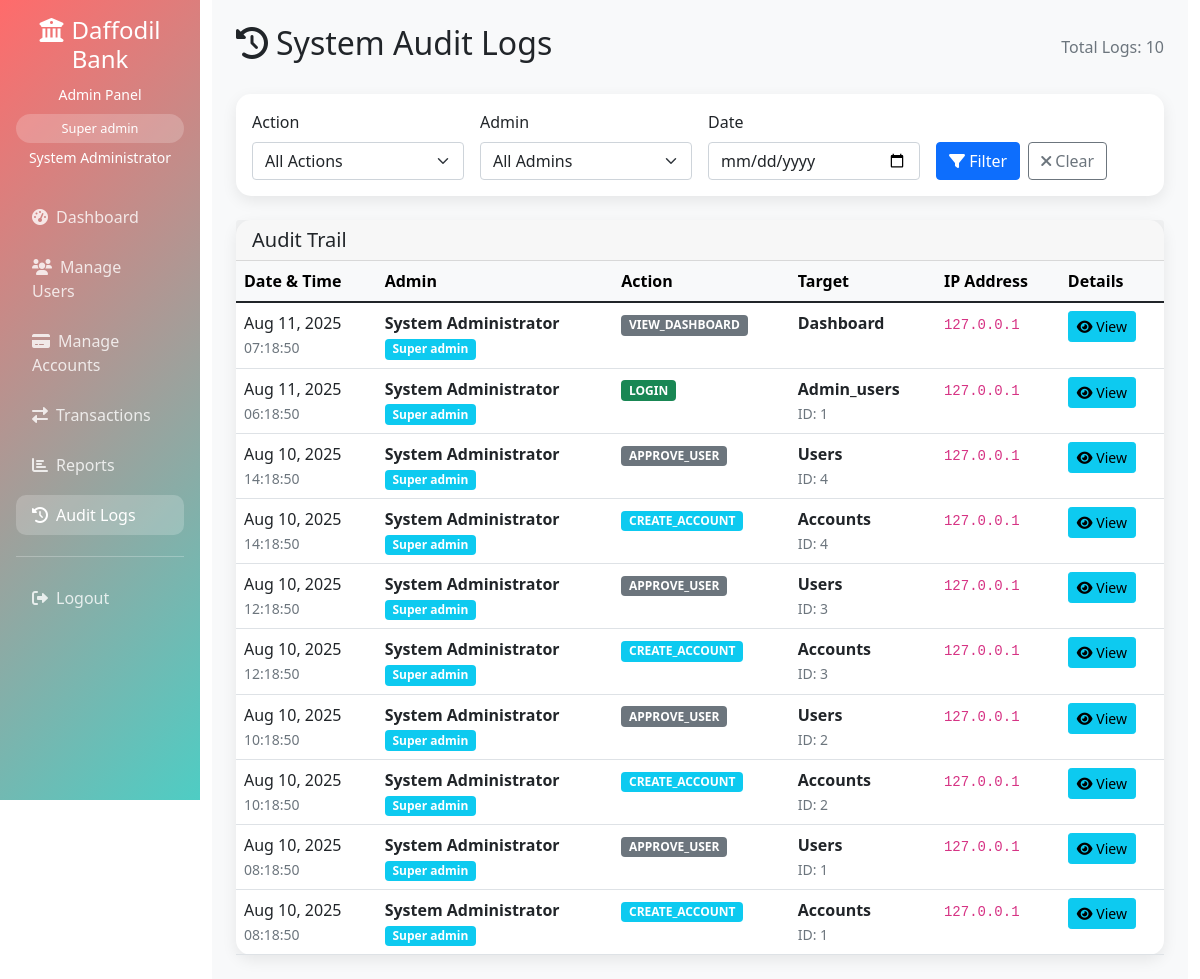
The page /admin/audit.php (signed in) on the database its author committed.
### tables this page shows
CREATE TABLE audit_logs (
    log_id INT PRIMARY KEY AUTO_INCREMENT,
    user_id INT,
    admin_id INT,
    action VARCHAR(100) NOT NULL,
    table_name VARCHAR(50),
    record_id INT,
    old_values JSON,
    new_values JSON,
    ip_address VARCHAR(45),
    created_at TIMESTAMP DEFAULT CURRENT_TIMESTAMP,
    FOREIGN KEY (user_id) REFERENCES users(user_id),
    FOREIGN KEY (admin_id) REFERENCES admin_users(admin_id)
);

### admin/audit.php (the view, shortened to what this page needs)
<?php
$database = new Database();
$db = $database->getConnection();
$action_filter = $_GET['action'] ?? 'all';
$admin_filter = $_GET['admin_id'] ?? 'all';
$date_filter = $_GET['date'] ?? '';
$page = isset($_GET['page']) ? (int)$_GET['page'] : 1;
$limit = 20;
$where_clause = "";
$offset = ($page - 1) * $limit;
try {
    $query = "SELECT al.*,
                     au.full_name as admin_name,
                     au.role as admin_role,
                     u.first_name,
                     u.last_name
              FROM audit_logs al
              LEFT JOIN admin_users au ON al.admin_id = au.admin_id
              LEFT JOIN users u ON al.user_id = u.user_id
              $where_clause
              ORDER BY al.created_at DESC
              LIMIT :limit OFFSET :offset";
    $stmt = $db->prepare($query);
    $stmt->bindValue(':limit', $limit, PDO::PARAM_INT);
    $stmt->bindValue(':offset', $offset, PDO::PARAM_INT);
    $stmt->execute();
    $audit_logs = $stmt->fetchAll(PDO::FETCH_ASSOC);
    $count_query = "SELECT COUNT(*) as total FROM audit_logs al $where_clause";
    $count_stmt = $db->prepare($count_query);
    $count_stmt->execute();
    $total_logs = $count_stmt->fetch(PDO::FETCH_ASSOC)['total'];
} catch(Exception $e) {
    $audit_logs = [];
    $total_logs = 0;
    $total_pages = 0;
}
?>
<!DOCTYPE html>
<html lang="en">
<head>
    <link href="../assets/css/bootstrap.min.css" rel="stylesheet">
    <link href="../assets/css/fontawesome.min.css" rel="stylesheet">
</head>
<body>
    <div class="container-fluid">
        <div class="row">
            <div class="col-md-3 col-lg-2 px-0">
                <div class="sidebar p-3">
                    <div class="text-center mb-4">
                        <h4><i class="fas fa-university me-2"></i>Daffodil Bank</h4>
                        <small>Admin Panel</small>
                        <div class="admin-role mt-2">
                            <?php echo ucfirst(str_replace('_', ' ', $_SESSION['admin_role'])); ?>
                        </div>
                        <small class="d-block mt-1"><?php echo htmlspecialchars($_SESSION['admin_name']); ?></small>
                    </div>
                    <nav class="nav flex-column">
                        <a class="nav-link" href="dashboard.php">
                            <i class="fas fa-tachometer-alt me-2"></i>Dashboard
                        </a>
                        <a class="nav-link" href="users.php">
                            <i class="fas fa-users me-2"></i>Manage Users
                        </a>
                        <a class="nav-link" href="accounts.php">
                            <i class="fas fa-credit-card me-2"></i>Manage Accounts
                        </a>
                        <a class="nav-link" href="transactions.php">
                            <i class="fas fa-exchange-alt me-2"></i>Transactions
                        </a>
                        <a class="nav-link" href="reports.php">
                            <i class="fas fa-chart-bar me-2"></i>Reports
                        </a>
                        <a class="nav-link active" href="audit.php">
                            <i class="fas fa-history me-2"></i>Audit Logs
                        </a>
                        <hr class="my-3">
                        <a class="nav-link" href="logout.php">
                            <i class="fas fa-sign-out-alt me-2"></i>Logout
                        </a>
                    </nav>
                </div>
            </div>
            <div class="col-md-9 col-lg-10">
                <div class="main-content p-4">
                    <div class="d-flex justify-content-between align-items-center mb-4">
                        <h2><i class="fas fa-history me-2"></i>System Audit Logs</h2>
                        <div class="text-muted">
                            Total Logs: <?php echo number_format($total_logs); ?>
                        </div>
                    </div>
                    <div class="card mb-4">
                        <div class="card-body">
                            <form method="GET" class="row g-3">
                                <div class="col-md-3">
                                    <label class="form-label">Action</label>
                                    <select name="action" class="form-select">
                                        <option value="all" <?php echo $action_filter == 'all' ? 'selected' : ''; ?>>All Actions</option>
                                    </select>
                                </div>
                                <div class="col-md-3">
                                    <label class="form-label">Admin</label>
                                    <select name="admin_id" class="form-select">
                                        <option value="all" <?php echo $admin_filter == 'all' ? 'selected' : ''; ?>>All Admins</option>
                                    </select>
                                </div>
                                <div class="col-md-3">
                                    <label class="form-label">Date</label>
                                    <input type="date" name="date" class="form-control" value="<?php echo htmlspecialchars($date_filter); ?>">
                                </div>
                                <div class="col-md-3 d-flex align-items-end">
                                    <button type="submit" class="btn btn-primary me-2">
                                        <i class="fas fa-filter"></i> Filter
                                    </button>
                                    <a href="audit.php" class="btn btn-outline-secondary">
                                        <i class="fas fa-times"></i> Clear
                                    </a>
                                </div>
                            </form>
                        </div>
                    </div>
                    <div class="card">
                        <div class="card-header">
                            <h5 class="mb-0">Audit Trail</h5>
                        </div>
                        <div class="card-body p-0">
                            <?php if(empty($audit_logs)): ?>
                                <div class="text-center py-5">
                                    <i class="fas fa-history fa-3x text-muted mb-3"></i>
                                    <h5>No audit logs found</h5>
                                    <p class="text-muted">No logs match the current filter criteria.</p>
                                </div>
                            <?php else: ?>
                                <div class="table-responsive">
                                    <table class="table table-hover mb-0">
                                        <thead class="table-light">
                                            <tr>
                                                <th>Date & Time</th>
                                                <th>Admin</th>
                                                <th>Action</th>
                                                <th>Target</th>
                                                <th>IP Address</th>
                                                <th>Details</th>
                                            </tr>
                                        </thead>
                                        <tbody>
                                            <?php foreach($audit_logs as $log): ?>
                                            <tr class="audit-log-row">
                                                <td>
                                                    <div>
                                                        <?php echo date('M j, Y', strtotime($log['created_at'])); ?>
                                                        <br>
                                                        <small class="text-muted"><?php echo date('H:i:s', strtotime($log['created_at'])); ?></small>
                                                    </div>
                                                </td>
                                                <td>
                                                    <?php if($log['admin_name']): ?>
                                                        <div>
                                                            <strong><?php echo htmlspecialchars($log['admin_name']); ?></strong>
                                                            <br>
                                                            <span class="badge bg-info"><?php echo ucfirst(str_replace('_', ' ', $log['admin_role'])); ?></span>
                                                        </div>
                                                    <?php else: ?>
                                                        <span class="text-muted">System</span>
                                                    <?php endif; ?>
                                                </td>
                                                <td>
                                                    <span class="badge bg-<?php
                                                        echo strpos($log['action'], 'LOGIN') !== false ? 'success' :
                                                            (strpos($log['action'], 'CREATE') !== false ? 'info' :
                                                             (strpos($log['action'], 'UPDATE') !== false ? 'warning' :
                                                              (strpos($log['action'], 'DELETE') !== false ? 'danger' : 'secondary')));
                                                    ?>">
                                                        <?php echo htmlspecialchars($log['action']); ?>
                                                    </span>
                                                </td>
                                                <td>
                                                    <?php if($log['table_name']): ?>
                                                        <div>
                                                            <strong><?php echo ucfirst($log['table_name']); ?></strong>
                                                            <?php if($log['record_id']): ?>
                                                                <br><small class="text-muted">ID: <?php echo $log['record_id']; ?></small>
                                                            <?php endif; ?>
                                                        </div>
                                                    <?php else: ?>
                                                        <span class="text-muted">-</span>
                                                    <?php endif; ?>
                                                </td>
                                                <td>
                                                    <code><?php echo htmlspecialchars($log['ip_address']); ?></code>
                                                </td>
                                                <td>
                                                    <?php if($log['new_values'] || $log['old_values']): ?>
                                                        <button type="button" class="btn btn-info btn-sm"
                                                                data-bs-toggle="modal" data-bs-target="#detailsModal"
                                                                data-log='<?php echo json_encode($log); ?>'>
                                                            <i class="fas fa-eye"></i> View
                                                        </button>
                                                    <?php else: ?>
                                                        <span class="text-muted">-</span>
                                                    <?php endif; ?>
                                                </td>
                                            </tr>
                                            <?php endforeach; ?>
                                        </tbody>
                                    </table>
                                </div>
                            <?php endif; ?>
                        </div>
                    </div>
                </div>
            </div>
        </div>
    </div>
</body>
</html>

### admin/audit.php (style rules this page uses)
.sidebar { background: linear-gradient(135deg, #FF6B6B 0%, #4ECDC4 100%); min-height: 100vh; color: white; }
.sidebar .nav-link { color: rgba(255,255,255,0.8); border-radius: 10px; margin: 5px 0; transition: all 0.3s ease; }
.sidebar .nav-link:hover, .sidebar .nav-link.active { background: rgba(255,255,255,0.2); color: white; }
.main-content { background: #f8f9fa; min-height: 100vh; }
.card { border: none; border-radius: 15px; box-shadow: 0 5px 15px rgba(0,0,0,0.08); }
.admin-role { background: rgba(255,255,255,0.2); padding: 5px 15px; border-radius: 20px; font-size: 0.8rem; }
.audit-log-row { transition: all 0.3s ease; }

### rows shown on the page
audit_logs: created_at "Aug 11, 2025", created_at "07:18:50", admin.full_name "System Administrator", admin.role "Super admin", action "VIEW_DASHBOARD", table_name "Dashboard", ip_address "127.0.0.1"
audit_logs: created_at "Aug 11, 2025", created_at "06:18:50", admin.full_name "System Administrator", admin.role "Super admin", action "LOGIN", table_name "Admin_users", record "1", ip_address "127.0.0.1"
audit_logs: created_at "Aug 10, 2025", created_at "14:18:50", admin.full_name "System Administrator", admin.role "Super admin", action "APPROVE_USER", table_name "Users", record "4", ip_address "127.0.0.1"
audit_logs: created_at "Aug 10, 2025", created_at "14:18:50", admin.full_name "System Administrator", admin.role "Super admin", action "CREATE_ACCOUNT", table_name "Accounts", record "4", ip_address "127.0.0.1"
audit_logs: created_at "Aug 10, 2025", created_at "12:18:50", admin.full_name "System Administrator", admin.role "Super admin", action "APPROVE_USER", table_name "Users", record "3", ip_address "127.0.0.1"
audit_logs: created_at "Aug 10, 2025", created_at "12:18:50", admin.full_name "System Administrator", admin.role "Super admin", action "CREATE_ACCOUNT", table_name "Accounts", record "3", ip_address "127.0.0.1"
audit_logs: created_at "Aug 10, 2025", created_at "10:18:50", admin.full_name "System Administrator", admin.role "Super admin", action "APPROVE_USER", table_name "Users", record "2", ip_address "127.0.0.1"
audit_logs: created_at "Aug 10, 2025", created_at "10:18:50", admin.full_name "System Administrator", admin.role "Super admin", action "CREATE_ACCOUNT", table_name "Accounts", record "2", ip_address "127.0.0.1"
audit_logs: created_at "Aug 10, 2025", created_at "08:18:50", admin.full_name "System Administrator", admin.role "Super admin", action "APPROVE_USER", table_name "Users", record "1", ip_address "127.0.0.1"
audit_logs: created_at "Aug 10, 2025", created_at "08:18:50", admin.full_name "System Administrator", admin.role "Super admin", action "CREATE_ACCOUNT", table_name "Accounts", record "1", ip_address "127.0.0.1"

### other values the page prints
str_replace('_', ' ', $_SESSION['admin_role']) "Super admin"
$_SESSION['admin_name'] "System Administrator"
$total_logs "10"
